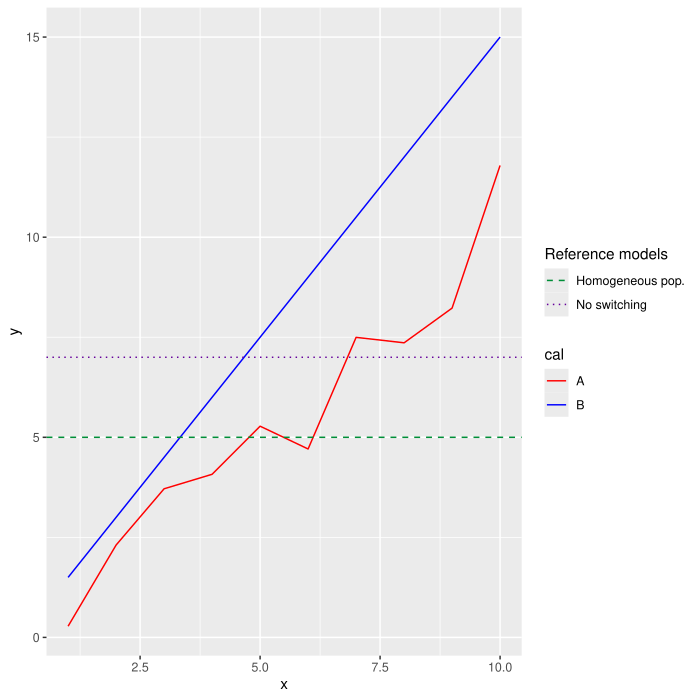

R code for this plot:
library(ggplot2)
df = data.frame(x=1:10, y=(1:10)+rnorm(10), cal="A")
df2 = data.frame(x=1:10, y=(1:10)*1.5, cal="B")
df = rbind(df, df2)

hom_df = data.frame(hom_value = 5)
inf_cur = data.frame(inf_value = 7)

p = ggplot(df, aes(x=x, y=y, colour=cal)) + geom_line() +
  scale_colour_manual(values = c("A"="red", "B"="blue")) +
  geom_hline(data=hom_df, aes(yintercept=hom_value, linetype="Homogeneous pop."), colour="#008e37") +
  geom_hline(data=inf_cur, aes(yintercept=inf_value, linetype="No switching"), colour="#65009b") +
  scale_linetype_manual(name="Reference models", values=c("Homogeneous pop."="dashed", "No switching"="dotted"),
    guide=guide_legend(override.aes=list(colour=c("#008e37", "#65009b"))))
ggsave("test_legend.pdf", p)
